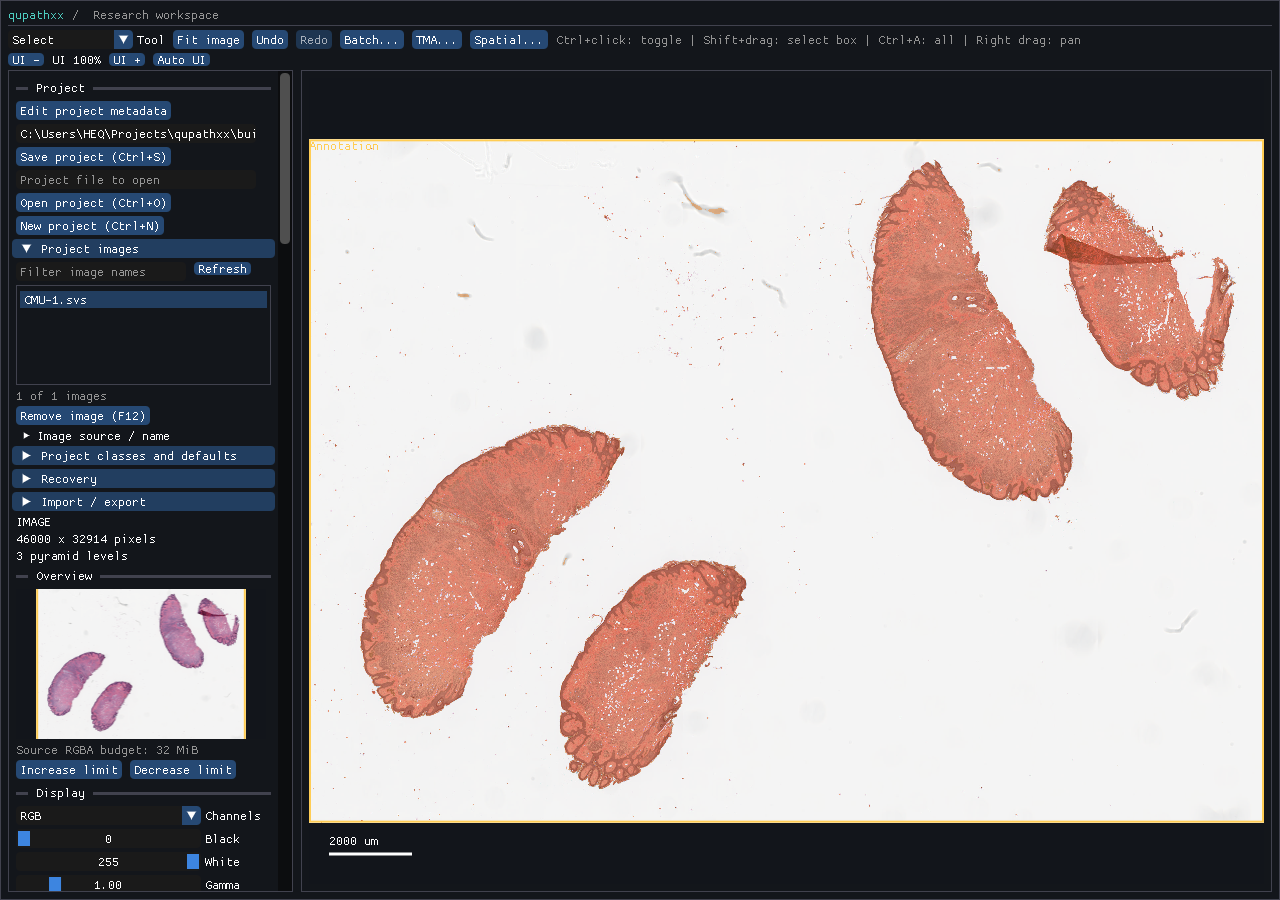

This figure's Python source:
"""Run the new whole-slide tissue controls and retained output in ImGui."""
import argparse
import csv
import json
import subprocess
from pathlib import Path

import qupathxx as q


def event(frame, kind, wait=None):
    value = q.GuiInput()
    value.frame, value.kind = frame, kind
    if wait is not None:
        value.wait_for = wait
    return value


def main():
    parser = argparse.ArgumentParser(description=__doc__)
    parser.add_argument('slide', type=Path)
    parser.add_argument('output', type=Path)
    parser.add_argument('--sdk-project', type=Path)
    args = parser.parse_args()
    args.output.mkdir(parents=True, exist_ok=False)
    project = q.Project()
    image = project.add_image(str(args.slide.resolve()))
    doc = project.document(image)
    obj = doc.add_rectangle(q.Rect(0, 0, doc.metadata.width, doc.metadata.height))
    path = args.output / 'desktop.qpxproj'
    project.save(str(path))
    options = q.GuiOptions()
    options.project = project
    options.width, options.height = 1280, 900
    options.tissue_canonical_pyramid = True
    options.tissue_level = 2
    options.tissue_work_bytes = 128 * 1024 * 1024
    options.overview_source_pixel_limit = 8 * 1024 * 1024
    options.measurement_table_kind = 1
    options.measurement_table_path = str(args.output / 'tissue.csv')
    options.replay_timeout_seconds = 30
    options.inputs = [
        event(4, q.GuiInputKind.SELECT_ALL_KEY, q.GuiInputWait.WINDOW_READY),
        event(8, q.GuiInputKind.DETECT_TISSUE_KEY),
        event(80, q.GuiInputKind.KEEP_TISSUE_KEY, q.GuiInputWait.TISSUE_READY),
        event(84, q.GuiInputKind.MOVE, q.GuiInputWait.TISSUE_ARCHIVED),
        event(100, q.GuiInputKind.EXPORT_MEASUREMENT_TABLE_KEY),
        event(120, q.GuiInputKind.SAVE_KEY, q.GuiInputWait.MEASUREMENT_TABLE_SAVED),
    ]
    report = q.show(doc, frame_limit=220, capture_path=str(args.output / 'desktop.ppm'), options=options)
    summary = {name: getattr(report, name) for name in (
        'replay_complete', 'tissue_state', 'tissue_error', 'tissue_samples',
        'tissue_components', 'tissue_foreground_pixels', 'tissue_input_sha256',
        'tissue_preview_ready', 'tissue_width', 'tissue_height', 'tissue_level',
        'tissue_downsample', 'project_error', 'overview_state', 'overview_error',
        'measurement_table_state', 'measurement_table_error', 'measurement_table_rows',
        'ui_overflow_items')}
    summary['source_revision'] = q.build_environment().git_revision
    (args.output / 'report.json').write_text(json.dumps(summary, indent=2), encoding='utf-8')
    assert report.replay_complete and report.tissue_state == 'ready', summary
    assert not report.tissue_error and not report.project_error, summary
    assert report.tissue_preview_ready and report.tissue_samples == 5913875, summary
    assert report.tissue_components == 688 and report.tissue_foreground_pixels == 1083798, summary
    assert report.measurement_table_state == 'succeeded', summary
    restored = q.Project.open(str(path)).document(image)
    record = restored.latest_tissue(obj)
    request = q.TissueRequest.replay(restored, record.id)
    assert request.parameters.canonical_pyramid
    assert restored.verify_tissue(record.id, request, q.detect_tissue(request))
    with (args.output / 'tissue.csv').open(newline='', encoding='utf-8') as stream:
        rows = list(csv.DictReader(stream))
    assert len(rows) == 688
    assert sum(int(row['component_samples']) for row in rows) == 1083798
    summary['saved_replay'] = True
    if args.sdk_project:
        app = Path(q.__file__).parent / 'qupathxx_app.exe'
        done = subprocess.run([str(app), '--project', str(args.sdk_project.resolve()), '--smoke', '--compact'],
                              capture_output=True, text=True, timeout=30)
        summary['sdk_project_standalone_exit'] = done.returncode
        assert done.returncode == 0, done.stderr
    (args.output / 'report.json').write_text(json.dumps(summary, indent=2), encoding='utf-8')
    print(json.dumps(summary, indent=2))


if __name__ == '__main__':
    main()
